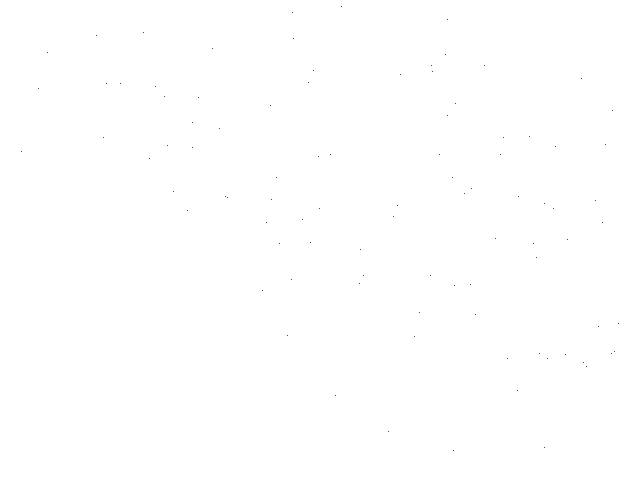
Frame 1 (no input)
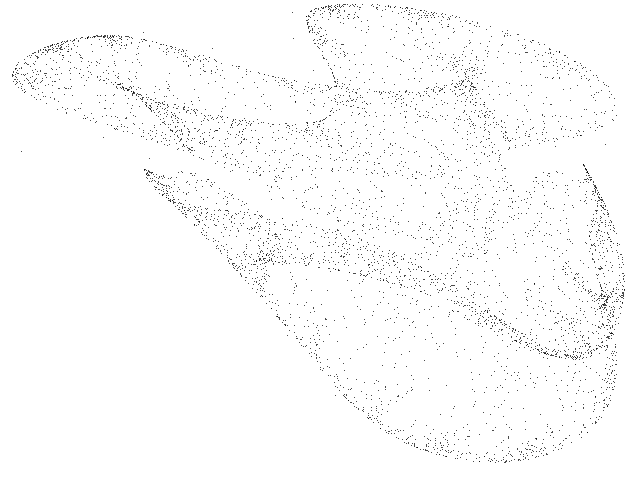
Frame 60 (the mouse pressed at the canvas centre just before this capture)
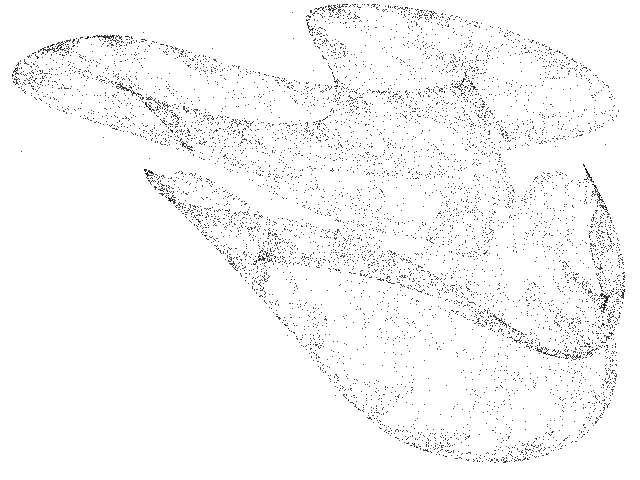
Frame 120 (the mouse held since frame 60 and released just before this capture)

The Processing sketch that drew these frames (run headless with seeded random() and noise(); from frame 60 on, the mouse is pressed at the canvas centre):

// Processing sketch: Pickover
// ── Pickover.pde
// Pickover chaotic map //

  float x = 0.1;
  float y = 0.2;
  float z = 0.3;
  float a = -0.759;
  float b = 2.449;
  float c = 1.253;
  float d = 1.5;


void setup() {
  
  size(640, 480);
  background(255);
  
}

void draw() {
  
  for (int i=0;i<100;i++) {
    
    float nx = x;
    float ny = y;
    float nz = z;
        
    x = sin(a * ny) - nz * cos(b * nx);
    y = nz * sin(c * nx) - cos(d * ny);
    z = sin(nx);
  
    point(195+(790*x), 420+(400*y));
        
  }

}
